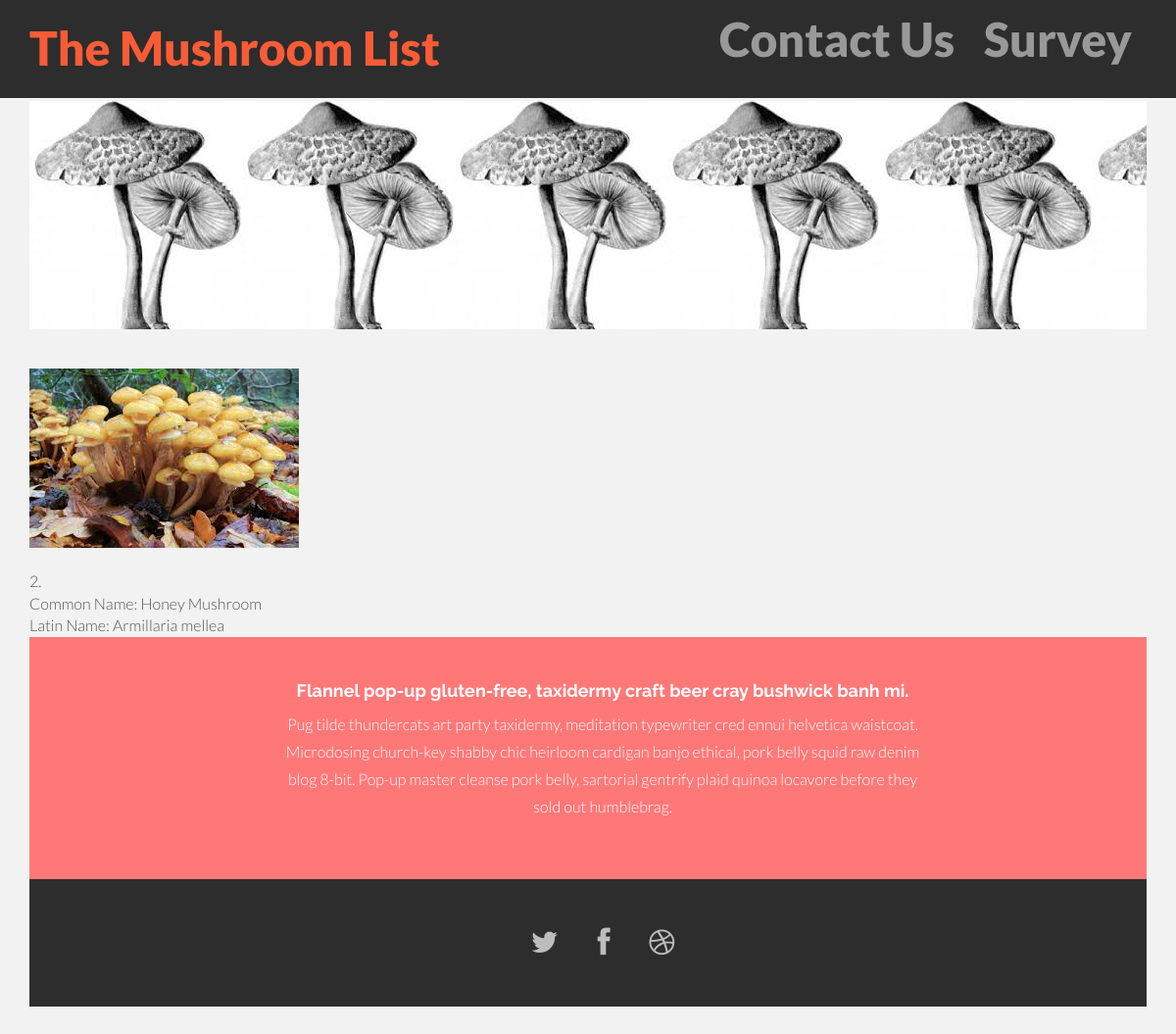
Screenshot of /mush_view.php?id=2 with the database file from the repository.
### tables this page shows
create table test_mush
(MushID int unsigned not null auto_increment primary key,
CommonName varchar(50),
LatinName varchar(60)
);

### mush_view.php (the view, shortened to what this page needs)
<?php include 'includes/mush_config.php';?>
<?php include 'includes/mush_header.php';?>
<link rel="stylesheet" type="text/css" href="spot.css">
<?php
if(isset($_GET['id']) && (int)$_GET['id'] > 0 )
{
    $id = (int)$_GET['id'];
}else{
    header('Location: mush_list.php');
}
$sql = "select * from test_mush where MushID=$id";
$iConn = @mysqli_connect(DB_HOST,DB_USER,DB_PASSWORD,DB_NAME) or die(myerror(__FILE__,__LINE__,mysqli_connect_error()));
$result = mysqli_query($iConn,$sql) or die(myerror(__FILE__,__LINE__,mysqli_error($iConn)));
if (mysqli_num_rows($result) > 0)
{
    while ($row = mysqli_fetch_assoc($result))
    {
       echo '<img src="upload/mush' . $id . '.jpg" />' . "<br />" . "<br />";
       echo $row['MushID'] . '. ' . "<br />" . 'Common Name: '. $row['CommonName'] . "<br />";
       echo 'Latin Name: '. $row['LatinName'];
    }
}else{
    echo '<div align="center">What! No mushrooms?  There must be a mistake!!</div>';
}
?>
<br />
<?php include 'includes/mush_footer.php';?>

### assets/css/mush.css (style rules this page uses)
body { background-color: #f2f2f2; font-family: "Lato"; font-weight: 300; font-size: 16px; color: #555; -webkit-font-smoothing: antialiased; -webkit-overflow-scrolling: touch; padding: 103px 30px 30px 30px; }

### rows the page displays
test_mush: MushID "2", CommonName "Honey Mushroom", LatinName "Armillaria mellea"

### other values shown
$label "Contact Us"
$label "Survey"
